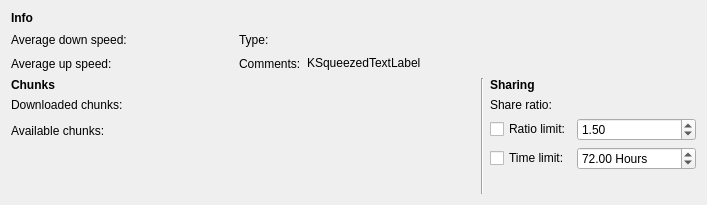
<?xml version="1.0" encoding="UTF-8"?>
<ui version="4.0">
 <class>StatusTab</class>
 <widget class="QWidget" name="StatusTab">
  <property name="geometry">
   <rect>
    <x>0</x>
    <y>0</y>
    <width>707</width>
    <height>205</height>
   </rect>
  </property>
  <layout class="QVBoxLayout" name="verticalLayout">
   <item>
    <widget class="QLabel" name="hdr_info">
     <property name="font">
      <font>
       <weight>75</weight>
       <bold>true</bold>
      </font>
     </property>
     <property name="autoFillBackground">
      <bool>true</bool>
     </property>
     <property name="frameShape">
      <enum>QFrame::NoFrame</enum>
     </property>
     <property name="frameShadow">
      <enum>QFrame::Plain</enum>
     </property>
     <property name="text">
      <string>Info</string>
     </property>
    </widget>
   </item>
   <item>
    <layout class="QGridLayout" name="gridLayout">
     <item row="0" column="0">
      <widget class="QLabel" name="label_14">
       <property name="text">
        <string>Average down speed:</string>
       </property>
      </widget>
     </item>
     <item row="0" column="1">
      <widget class="QLabel" name="avg_down_speed">
       <property name="minimumSize">
        <size>
         <width>100</width>
         <height>0</height>
        </size>
       </property>
       <property name="frameShape">
        <enum>QFrame::NoFrame</enum>
       </property>
       <property name="text">
        <string/>
       </property>
      </widget>
     </item>
     <item row="0" column="2">
      <widget class="QLabel" name="label_16">
       <property name="text">
        <string>Type:</string>
       </property>
      </widget>
     </item>
     <item row="0" column="3">
      <widget class="QLabel" name="type">
       <property name="minimumSize">
        <size>
         <width>100</width>
         <height>0</height>
        </size>
       </property>
       <property name="frameShape">
        <enum>QFrame::NoFrame</enum>
       </property>
       <property name="text">
        <string/>
       </property>
      </widget>
     </item>
     <item row="0" column="4" rowspan="2">
      <spacer>
       <property name="orientation">
        <enum>Qt::Horizontal</enum>
       </property>
       <property name="sizeHint" stdset="0">
        <size>
         <width>13</width>
         <height>41</height>
        </size>
       </property>
      </spacer>
     </item>
     <item row="1" column="0">
      <widget class="QLabel" name="label_15">
       <property name="text">
        <string>Average up speed:</string>
       </property>
      </widget>
     </item>
     <item row="1" column="1">
      <widget class="QLabel" name="avg_up_speed">
       <property name="minimumSize">
        <size>
         <width>50</width>
         <height>0</height>
        </size>
       </property>
       <property name="frameShape">
        <enum>QFrame::NoFrame</enum>
       </property>
       <property name="text">
        <string/>
       </property>
      </widget>
     </item>
     <item row="1" column="2">
      <widget class="QLabel" name="label_17">
       <property name="text">
        <string>Comments:</string>
       </property>
      </widget>
     </item>
     <item row="1" column="3">
      <widget class="KSqueezedTextLabel" name="comments">
       <property name="minimumSize">
        <size>
         <width>50</width>
         <height>0</height>
        </size>
       </property>
       <property name="frameShape">
        <enum>QFrame::NoFrame</enum>
       </property>
       <property name="text">
        <string notr="true">KSqueezedTextLabel</string>
       </property>
       <property name="textInteractionFlags">
        <set>Qt::LinksAccessibleByKeyboard|Qt::LinksAccessibleByMouse|Qt::TextBrowserInteraction|Qt::TextSelectableByKeyboard|Qt::TextSelectableByMouse</set>
       </property>
      </widget>
     </item>
    </layout>
   </item>
   <item>
    <layout class="QHBoxLayout">
     <item>
      <layout class="QVBoxLayout">
       <item>
        <widget class="QLabel" name="hdr_chunks">
         <property name="font">
          <font>
           <weight>75</weight>
           <bold>true</bold>
          </font>
         </property>
         <property name="autoFillBackground">
          <bool>true</bool>
         </property>
         <property name="text">
          <string>Chunks</string>
         </property>
        </widget>
       </item>
       <item>
        <widget class="QLabel" name="label_4">
         <property name="text">
          <string>Downloaded chunks:</string>
         </property>
        </widget>
       </item>
       <item>
        <widget class="kt::DownloadedChunkBar" name="downloaded_bar">
         <property name="sizePolicy">
          <sizepolicy hsizetype="Expanding" vsizetype="Preferred">
           <horstretch>0</horstretch>
           <verstretch>0</verstretch>
          </sizepolicy>
         </property>
         <property name="frameShape">
          <enum>QFrame::StyledPanel</enum>
         </property>
         <property name="frameShadow">
          <enum>QFrame::Raised</enum>
         </property>
        </widget>
       </item>
       <item>
        <widget class="QLabel" name="label_5">
         <property name="text">
          <string>Available chunks:</string>
         </property>
        </widget>
       </item>
       <item>
        <widget class="kt::AvailabilityChunkBar" name="availability_bar">
         <property name="sizePolicy">
          <sizepolicy hsizetype="Expanding" vsizetype="Preferred">
           <horstretch>0</horstretch>
           <verstretch>0</verstretch>
          </sizepolicy>
         </property>
         <property name="frameShape">
          <enum>QFrame::StyledPanel</enum>
         </property>
         <property name="frameShadow">
          <enum>QFrame::Raised</enum>
         </property>
        </widget>
       </item>
       <item>
        <spacer>
         <property name="orientation">
          <enum>Qt::Vertical</enum>
         </property>
         <property name="sizeHint" stdset="0">
          <size>
           <width>20</width>
           <height>40</height>
          </size>
         </property>
        </spacer>
       </item>
      </layout>
     </item>
     <item>
      <widget class="Line" name="line">
       <property name="frameShadow">
        <enum>QFrame::Sunken</enum>
       </property>
       <property name="lineWidth">
        <number>1</number>
       </property>
       <property name="orientation">
        <enum>Qt::Vertical</enum>
       </property>
      </widget>
     </item>
     <item>
      <layout class="QVBoxLayout">
       <item>
        <widget class="QLabel" name="hdr_sharing">
         <property name="font">
          <font>
           <weight>75</weight>
           <bold>true</bold>
          </font>
         </property>
         <property name="autoFillBackground">
          <bool>true</bool>
         </property>
         <property name="text">
          <string>Sharing</string>
         </property>
        </widget>
       </item>
       <item>
        <layout class="QGridLayout">
         <item row="0" column="0">
          <widget class="QLabel" name="label_6">
           <property name="text">
            <string>Share ratio:</string>
           </property>
          </widget>
         </item>
         <item row="0" column="1">
          <widget class="QLabel" name="share_ratio">
           <property name="frameShape">
            <enum>QFrame::NoFrame</enum>
           </property>
           <property name="text">
            <string/>
           </property>
          </widget>
         </item>
         <item row="1" column="0">
          <widget class="QCheckBox" name="use_ratio_limit">
           <property name="text">
            <string>Ratio limit:</string>
           </property>
          </widget>
         </item>
         <item row="1" column="1">
          <widget class="QDoubleSpinBox" name="ratio_limit">
           <property name="specialValueText">
            <string>No limit</string>
           </property>
           <property name="minimum">
            <double>0.000000000000000</double>
           </property>
           <property name="maximum">
            <double>1000000.000000000000000</double>
           </property>
           <property name="singleStep">
            <double>0.010000000000000</double>
           </property>
           <property name="value">
            <double>1.500000000000000</double>
           </property>
          </widget>
         </item>
         <item row="2" column="0">
          <widget class="QCheckBox" name="use_time_limit">
           <property name="text">
            <string>Time limit:</string>
           </property>
          </widget>
         </item>
         <item row="2" column="1">
          <widget class="QDoubleSpinBox" name="time_limit">
           <property name="specialValueText">
            <string>No limit</string>
           </property>
           <property name="suffix">
            <string> Hours</string>
           </property>
           <property name="minimum">
            <double>0.000000000000000</double>
           </property>
           <property name="maximum">
            <double>10000000.000000000000000</double>
           </property>
           <property name="singleStep">
            <double>0.050000000000000</double>
           </property>
           <property name="value">
            <double>72.000000000000000</double>
           </property>
          </widget>
         </item>
        </layout>
       </item>
       <item>
        <spacer>
         <property name="orientation">
          <enum>Qt::Vertical</enum>
         </property>
         <property name="sizeHint" stdset="0">
          <size>
           <width>20</width>
           <height>40</height>
          </size>
         </property>
        </spacer>
       </item>
      </layout>
     </item>
    </layout>
   </item>
  </layout>
 </widget>
 <customwidgets>
  <customwidget>
   <class>KSqueezedTextLabel</class>
   <extends>QLabel</extends>
   <header>ksqueezedtextlabel.h</header>
  </customwidget>
  <customwidget>
   <class>kt::DownloadedChunkBar</class>
   <extends>QFrame</extends>
   <header>downloadedchunkbar.h</header>
   <container>1</container>
  </customwidget>
  <customwidget>
   <class>kt::AvailabilityChunkBar</class>
   <extends>QFrame</extends>
   <header>availabilitychunkbar.h</header>
   <container>1</container>
  </customwidget>
 </customwidgets>
 <resources/>
 <connections>
  <connection>
   <sender>use_ratio_limit</sender>
   <signal>toggled(bool)</signal>
   <receiver>ratio_limit</receiver>
   <slot>setEnabled(bool)</slot>
   <hints>
    <hint type="sourcelabel">
     <x>444</x>
     <y>151</y>
    </hint>
    <hint type="destinationlabel">
     <x>526</x>
     <y>151</y>
    </hint>
   </hints>
  </connection>
  <connection>
   <sender>use_time_limit</sender>
   <signal>toggled(bool)</signal>
   <receiver>time_limit</receiver>
   <slot>setEnabled(bool)</slot>
   <hints>
    <hint type="sourcelabel">
     <x>453</x>
     <y>186</y>
    </hint>
    <hint type="destinationlabel">
     <x>502</x>
     <y>185</y>
    </hint>
   </hints>
  </connection>
 </connections>
</ui>
